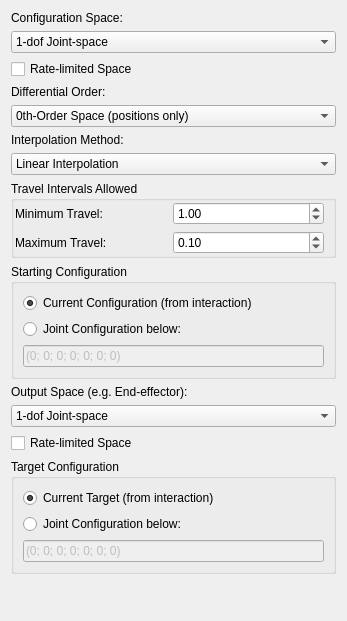
<?xml version="1.0" encoding="UTF-8"?>
<ui version="4.0">
 <class>PlannerSpaceConfig</class>
 <widget class="QWidget" name="PlannerSpaceConfig">
  <property name="geometry">
   <rect>
    <x>0</x>
    <y>0</y>
    <width>347</width>
    <height>621</height>
   </rect>
  </property>
  <property name="windowTitle">
   <string>Planner Space Configuration</string>
  </property>
  <layout class="QVBoxLayout" name="verticalLayout">
   <item>
    <widget class="QLabel" name="label_5">
     <property name="text">
      <string>Configuration Space:</string>
     </property>
    </widget>
   </item>
   <item>
    <widget class="QComboBox" name="base_topology_selection">
     <item>
      <property name="text">
       <string>1-dof Joint-space</string>
      </property>
     </item>
     <item>
      <property name="text">
       <string>2-dof Joint-space</string>
      </property>
     </item>
     <item>
      <property name="text">
       <string>3-dof Joint-space</string>
      </property>
     </item>
     <item>
      <property name="text">
       <string>4-dof Joint-space</string>
      </property>
     </item>
     <item>
      <property name="text">
       <string>5-dof Joint-space</string>
      </property>
     </item>
     <item>
      <property name="text">
       <string>6-dof Joint-space</string>
      </property>
     </item>
     <item>
      <property name="text">
       <string>7-dof Joint-space</string>
      </property>
     </item>
     <item>
      <property name="text">
       <string>8-dof Joint-space</string>
      </property>
     </item>
     <item>
      <property name="text">
       <string>9-dof Joint-space</string>
      </property>
     </item>
     <item>
      <property name="text">
       <string>2D Euclidean Space</string>
      </property>
     </item>
     <item>
      <property name="text">
       <string>3D Euclidean Space</string>
      </property>
     </item>
     <item>
      <property name="text">
       <string>SO(2) Space</string>
      </property>
     </item>
     <item>
      <property name="text">
       <string>SE(2) Space</string>
      </property>
     </item>
     <item>
      <property name="text">
       <string>SO(3) Space</string>
      </property>
     </item>
     <item>
      <property name="text">
       <string>SE(3) Space</string>
      </property>
     </item>
    </widget>
   </item>
   <item>
    <widget class="QCheckBox" name="rate_limited_check">
     <property name="text">
      <string>Rate-limited Space</string>
     </property>
    </widget>
   </item>
   <item>
    <widget class="QLabel" name="label">
     <property name="text">
      <string>Differential Order:</string>
     </property>
    </widget>
   </item>
   <item>
    <widget class="QComboBox" name="order_selection">
     <property name="sizePolicy">
      <sizepolicy hsizetype="Expanding" vsizetype="Fixed">
       <horstretch>0</horstretch>
       <verstretch>0</verstretch>
      </sizepolicy>
     </property>
     <item>
      <property name="text">
       <string>0th-Order Space (positions only)</string>
      </property>
     </item>
     <item>
      <property name="text">
       <string>1st-Order Space (position + velocity)</string>
      </property>
     </item>
     <item>
      <property name="text">
       <string>2nd-Order Space (pos. + vel. + acc.)</string>
      </property>
     </item>
    </widget>
   </item>
   <item>
    <widget class="QLabel" name="label_2">
     <property name="text">
      <string>Interpolation Method:</string>
     </property>
    </widget>
   </item>
   <item>
    <widget class="QComboBox" name="interp_selection">
     <item>
      <property name="text">
       <string>Linear Interpolation</string>
      </property>
     </item>
     <item>
      <property name="text">
       <string>Cubic Interpolation</string>
      </property>
     </item>
     <item>
      <property name="text">
       <string>Quintic Interpolation</string>
      </property>
     </item>
     <item>
      <property name="text">
       <string>Sustained Velocity Pulses</string>
      </property>
     </item>
     <item>
      <property name="text">
       <string>Sustained Acceleration Pulses</string>
      </property>
     </item>
    </widget>
   </item>
   <item>
    <widget class="QGroupBox" name="travel_interval_group">
     <property name="title">
      <string>Travel Intervals Allowed</string>
     </property>
     <layout class="QGridLayout" name="gridLayout">
      <property name="leftMargin">
       <number>1</number>
      </property>
      <property name="topMargin">
       <number>1</number>
      </property>
      <property name="bottomMargin">
       <number>1</number>
      </property>
      <item row="0" column="0">
       <widget class="QLabel" name="label_3">
        <property name="text">
         <string>Minimum Travel:</string>
        </property>
       </widget>
      </item>
      <item row="0" column="1">
       <widget class="QDoubleSpinBox" name="max_interval_spinbox">
        <property name="minimum">
         <double>0.100000000000000</double>
        </property>
        <property name="maximum">
         <double>100.000000000000000</double>
        </property>
        <property name="singleStep">
         <double>0.100000000000000</double>
        </property>
        <property name="value">
         <double>1.000000000000000</double>
        </property>
       </widget>
      </item>
      <item row="1" column="1">
       <widget class="QDoubleSpinBox" name="min_interval_spinbox">
        <property name="minimum">
         <double>0.010000000000000</double>
        </property>
        <property name="maximum">
         <double>20.000000000000000</double>
        </property>
        <property name="singleStep">
         <double>0.010000000000000</double>
        </property>
        <property name="value">
         <double>0.100000000000000</double>
        </property>
       </widget>
      </item>
      <item row="1" column="0">
       <widget class="QLabel" name="label_4">
        <property name="text">
         <string>Maximum Travel:</string>
        </property>
       </widget>
      </item>
     </layout>
    </widget>
   </item>
   <item>
    <widget class="QGroupBox" name="start_config_group">
     <property name="title">
      <string>Starting Configuration</string>
     </property>
     <layout class="QVBoxLayout" name="verticalLayout_5">
      <item>
       <widget class="QRadioButton" name="check_current_start">
        <property name="text">
         <string>Current Configuration (from interaction)</string>
        </property>
        <property name="checked">
         <bool>true</bool>
        </property>
        <property name="autoExclusive">
         <bool>true</bool>
        </property>
       </widget>
      </item>
      <item>
       <widget class="QRadioButton" name="check_custom_start">
        <property name="text">
         <string>Joint Configuration below:</string>
        </property>
       </widget>
      </item>
      <item>
       <widget class="QLineEdit" name="custom_start_edit">
        <property name="enabled">
         <bool>false</bool>
        </property>
        <property name="text">
         <string>(0; 0; 0; 0; 0; 0; 0)</string>
        </property>
       </widget>
      </item>
     </layout>
    </widget>
   </item>
   <item>
    <widget class="QLabel" name="label_6">
     <property name="text">
      <string>Output Space (e.g. End-effector):</string>
     </property>
    </widget>
   </item>
   <item>
    <widget class="QComboBox" name="output_space_selection">
     <item>
      <property name="text">
       <string>1-dof Joint-space</string>
      </property>
     </item>
     <item>
      <property name="text">
       <string>2-dof Joint-space</string>
      </property>
     </item>
     <item>
      <property name="text">
       <string>3-dof Joint-space</string>
      </property>
     </item>
     <item>
      <property name="text">
       <string>4-dof Joint-space</string>
      </property>
     </item>
     <item>
      <property name="text">
       <string>5-dof Joint-space</string>
      </property>
     </item>
     <item>
      <property name="text">
       <string>6-dof Joint-space</string>
      </property>
     </item>
     <item>
      <property name="text">
       <string>7-dof Joint-space</string>
      </property>
     </item>
     <item>
      <property name="text">
       <string>8-dof Joint-space</string>
      </property>
     </item>
     <item>
      <property name="text">
       <string>9-dof Joint-space</string>
      </property>
     </item>
     <item>
      <property name="text">
       <string>2D Euclidean Space</string>
      </property>
     </item>
     <item>
      <property name="text">
       <string>3D Euclidean Space</string>
      </property>
     </item>
     <item>
      <property name="text">
       <string>SO(2) Space</string>
      </property>
     </item>
     <item>
      <property name="text">
       <string>SE(2) Space</string>
      </property>
     </item>
     <item>
      <property name="text">
       <string>SO(3) Space</string>
      </property>
     </item>
     <item>
      <property name="text">
       <string>SE(3) Space</string>
      </property>
     </item>
    </widget>
   </item>
   <item>
    <widget class="QCheckBox" name="rate_limited_output_check">
     <property name="text">
      <string>Rate-limited Space</string>
     </property>
    </widget>
   </item>
   <item>
    <widget class="QGroupBox" name="target_config_group">
     <property name="title">
      <string>Target Configuration</string>
     </property>
     <layout class="QVBoxLayout" name="verticalLayout_6">
      <item>
       <widget class="QRadioButton" name="check_ik_goal">
        <property name="text">
         <string>Current Target (from interaction)</string>
        </property>
        <property name="checked">
         <bool>true</bool>
        </property>
       </widget>
      </item>
      <item>
       <widget class="QRadioButton" name="check_custom_goal">
        <property name="text">
         <string>Joint Configuration below:</string>
        </property>
       </widget>
      </item>
      <item>
       <widget class="QLineEdit" name="custom_goal_edit">
        <property name="enabled">
         <bool>false</bool>
        </property>
        <property name="text">
         <string>(0; 0; 0; 0; 0; 0; 0)</string>
        </property>
       </widget>
      </item>
     </layout>
    </widget>
   </item>
   <item>
    <spacer name="verticalSpacer">
     <property name="orientation">
      <enum>Qt::Vertical</enum>
     </property>
     <property name="sizeHint" stdset="0">
      <size>
       <width>20</width>
       <height>59</height>
      </size>
     </property>
    </spacer>
   </item>
  </layout>
 </widget>
 <resources/>
 <connections>
  <connection>
   <sender>check_custom_start</sender>
   <signal>toggled(bool)</signal>
   <receiver>custom_start_edit</receiver>
   <slot>setEnabled(bool)</slot>
   <hints>
    <hint type="sourcelabel">
     <x>189</x>
     <y>315</y>
    </hint>
    <hint type="destinationlabel">
     <x>189</x>
     <y>341</y>
    </hint>
   </hints>
  </connection>
  <connection>
   <sender>check_custom_goal</sender>
   <signal>toggled(bool)</signal>
   <receiver>custom_goal_edit</receiver>
   <slot>setEnabled(bool)</slot>
   <hints>
    <hint type="sourcelabel">
     <x>209</x>
     <y>445</y>
    </hint>
    <hint type="destinationlabel">
     <x>209</x>
     <y>471</y>
    </hint>
   </hints>
  </connection>
 </connections>
</ui>
